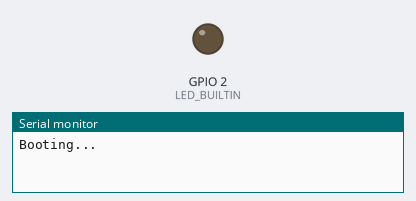
Recording of a program running on a simulated ESP8266 (NodeMCU). Shown: output pins drawn as LEDs (lit = HIGH, except the on-board LED, lit = LOW), the last lines printed to the serial monitor. WiFi joins after 1.5 s; servers stay silent unless stated; not simulated (calls return 0 or success): credentials.h.

Above: at 0.1 s.
At 1.6 s:
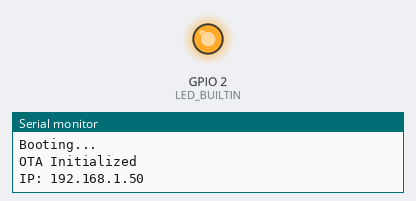
Timing chart, 0 to 3.1 s (numbered marks = the images above):
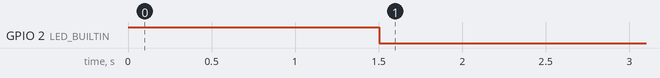

Measured:
- by itself, GPIO 2 (LED_BUILTIN): HIGH → LOW at 1.5 s

The program:

main.cpp
```cpp
#include <Arduino.h>
//#define ESP32_RTOS // Uncomment this line if you want to use the code with freertos only on the ESP32
                   // Has to be done before including "OTA.h"

#include "OTA.h"
#include <credentials.h>

const int LED_ON = LOW; // ctive high for ESP32; ESP12 8266 is active low)
const int LED_OFF = HIGH;

void check_status(); // function definition (see function further below)

void blink()
{
  for (int i = 0; i < 3; i++)
  {
    digitalWrite(LED_BUILTIN, LED_ON);
    delay(100);
    digitalWrite(LED_BUILTIN, LED_OFF);
    delay(100);
  }
}

void setup()
{
  pinMode(LED_BUILTIN, OUTPUT);
  digitalWrite(LED_BUILTIN, LED_OFF);
  Serial.begin(115200);
  Serial.println("\n\nBooting...\n");

  setupOTA("JoeESP12_01", mySSID, myPASSWORD);   // use unique name each time

  // Your setup code
}

void loop()
{
//#ifdef defined(ESP32_RTOS) && defined(ESP32)
#if defined(ESP32_RTOS) && defined(ESP32)
#else // If you do not use FreeRTOS, you have to regulary call the handle method.
  ArduinoOTA.handle();
#endif

  // Your code here
  check_status();
}

void check_status()
{
  if (WiFi.status() == WL_CONNECTED)
  {
//    blink();
    digitalWrite(LED_BUILTIN, LED_ON);
  }
  else
  {
    digitalWrite(LED_BUILTIN, LED_OFF);
  }
  delay(100);
}
```

OTA.h
```cpp
#ifdef ESP32
#include <WiFi.h>
#include <ESPmDNS.h>
#else
#include <ESP8266WiFi.h>
#include <ESP8266mDNS.h>
#endif

#include <WiFiUdp.h>
#include <ArduinoOTA.h>

#if defined(ESP32_RTOS) && defined(ESP32)
void ota_handle(void *parameter)
{
    for (;;)
    {
        ArduinoOTA.handle();
        delay(3500);
    }
}
#endif

void setupOTA(const char *nameprefix, const char *ssid, const char *password)
{
    // Configure the hostname
    uint16_t maxlen = strlen(nameprefix) + 7;
    char *fullhostname = new char[maxlen];
    uint8_t mac[6];
    WiFi.macAddress(mac);
    snprintf(fullhostname, maxlen, "%s-%02x%02x%02x", nameprefix, mac[3], mac[4], mac[5]);
    ArduinoOTA.setHostname(fullhostname);
    delete[] fullhostname;

    // Configure and start the WiFi station
    WiFi.mode(WIFI_STA);
    WiFi.begin(ssid, password);

    // Wait for connection
    while (WiFi.waitForConnectResult() != WL_CONNECTED)
    {
        Serial.println("Connection Failed! Rebooting...");
        delay(5000);
        ESP.restart();
    }

    // Port defaults to 3232
    // ArduinoOTA.setPort(3232); // Use 8266 port if you are working in Sloeber IDE, it is fixed there and not adjustable

    // No authentication by default
    // ArduinoOTA.setPassword("admin");

    // Password can be set with it's md5 value as well
    // MD5(admin) = 21232f297a57a5a743894a0e4a801fc3
    // ArduinoOTA.setPasswordHash("21232f297a57a5a743894a0e4a801fc3");

    ArduinoOTA.onStart([]()
                       {
	//NOTE: make .detach() here for all functions called by Ticker.h library - not to interrupt transfer process in any way.
    String type;
    if (ArduinoOTA.getCommand() == U_FLASH)
      type = "sketch";
    else // U_SPIFFS
      type = "filesystem";

    // NOTE: if updating SPIFFS this would be the place to unmount SPIFFS using SPIFFS.end()
    Serial.println("Start updating " + type); });

    ArduinoOTA.onEnd([]()
                     { Serial.println("\nEnd"); });

    ArduinoOTA.onProgress([](unsigned int progress, unsigned int total)
                          { Serial.printf("Progress: %u%%\r", (progress / (total / 100))); });

    ArduinoOTA.onError([](ota_error_t error)
                       {
    Serial.printf("Error[%u]: ", error);
    if (error == OTA_AUTH_ERROR) Serial.println("\nAuth Failed");
    else if (error == OTA_BEGIN_ERROR) Serial.println("\nBegin Failed");
    else if (error == OTA_CONNECT_ERROR) Serial.println("\nConnect Failed");
    else if (error == OTA_RECEIVE_ERROR) Serial.println("\nReceive Failed");
    else if (error == OTA_END_ERROR) Serial.println("\nEnd Failed"); });

    ArduinoOTA.begin();

    Serial.println("OTA Initialized");
    Serial.print("IP: ");
    Serial.println(WiFi.localIP());

#if defined(ESP32_RTOS) && defined(ESP32)
    xTaskCreate(
        ota_handle,   /* Task function. */
        "OTA_HANDLE", /* String with name of task. */
        10000,        /* Stack size in bytes. */
        NULL,         /* Parameter passed as input of the task */
        1,            /* Priority of the task. */
        NULL);        /* Task handle. */
#endif
}
```
